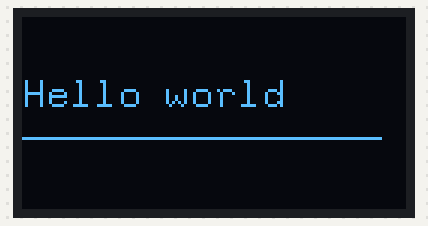
This sketch was run on a simulated Arduino Uno, built with avr-gcc and run on an emulated ATmega328P. Shown: 128×64 one-colour display.

Above: at 0.1 s.

The sketch:

oled1306.ino
```cpp
#include <U8g2lib.h>

#ifdef U8X8_HAVE_HW_SPI
#include <SPI.h>
#endif
#ifdef U8X8_HAVE_HW_I2C
#include <Wire.h>
#endif

U8G2_SSD1306_128X64_NONAME_F_HW_I2C u8g2(U8G2_R0, /* reset=*/ U8X8_PIN_NONE);

void setup() {
  // put your setup code here, to run once:
  u8g2.begin();
  u8g2.setFont(u8g2_font_8x13_mf);
  u8g2.setFontPosTop();


 // u8g2.clear();
 // u8g2.setCursor(0,0);
 // u8g2.print("Hello world");
  //u8g2.updateDisplay();

  u8g2.clearBuffer();
  u8g2.drawStr(0,20,"Hello world");
  u8g2.drawHLine(0,40,120);
  u8g2.sendBuffer();

}

void loop() {
  // put your main code here, to run repeatedly:

}
```
